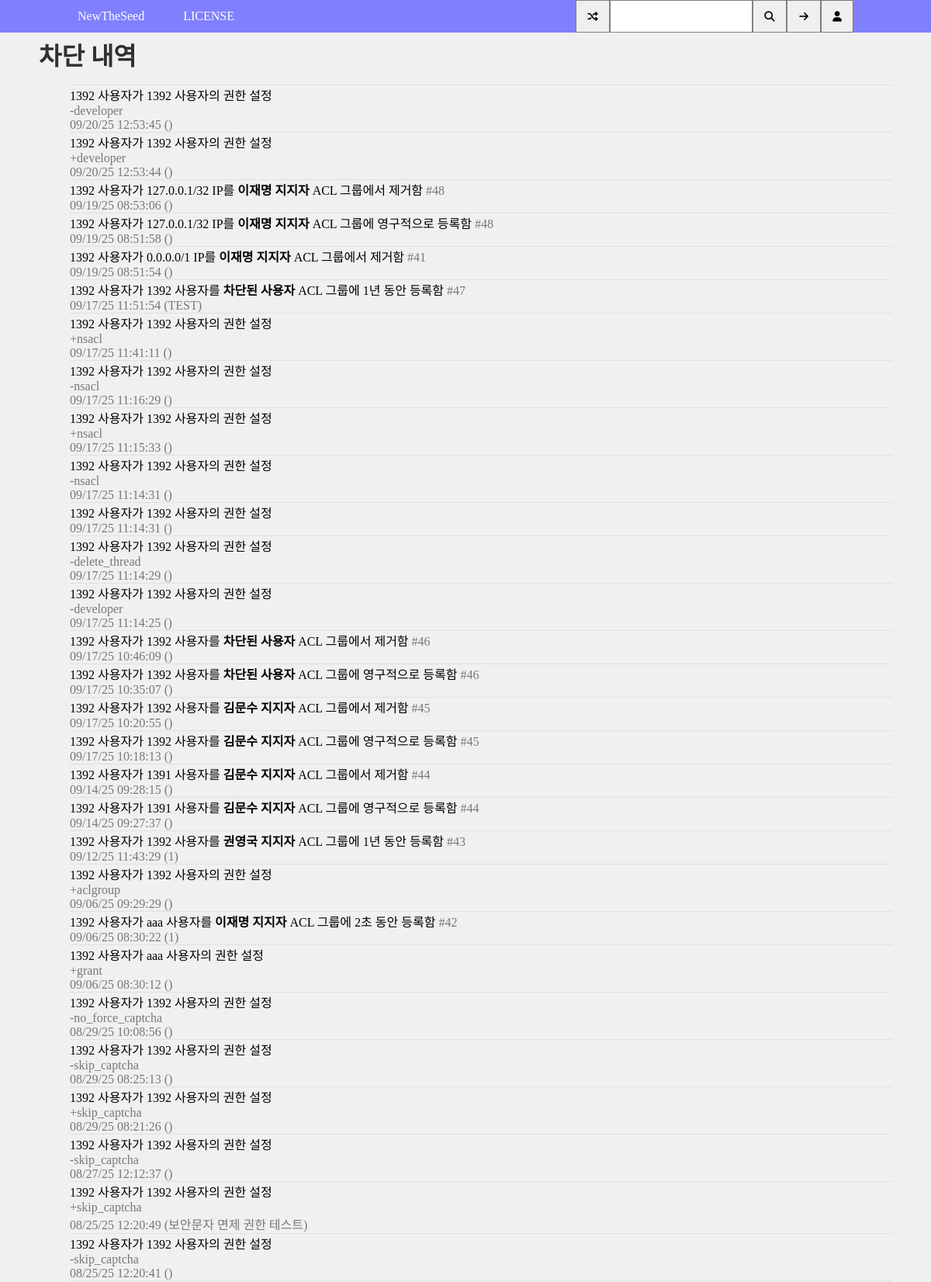
Screenshot of /BlockHistory (upper part) with the database file from the repository.
### tables this page shows
CREATE TABLE "config" (
	"name"	TEXT,
	"value"	TEXT,
	PRIMARY KEY("name")
);

CREATE TABLE "block_log" (
	"type"	INTEGER NOT NULL,
	"operator"	INTEGER NOT NULL,
	"target_ip"	TEXT,
	"target"	INTEGER,
	"id"	INTEGER,
	"gid"	INTEGER,
	"date"	INTEGER NOT NULL,
	"duration"	INTEGER,
	"grant_perm"	TEXT,
	"note"	TEXT
);

CREATE TABLE "user" (
	"id"	INTEGER,
	"name"	TEXT,
	"password"	TEXT,
	"isip"	INTEGER,
	"ban"	INTEGER,
	"reason"	TEXT,
	"api_key"	TEXT,
	"api_key_enable"	INTEGER,
	PRIMARY KEY("id" AUTOINCREMENT)
);

CREATE TABLE "aclgroup" (
	"id"	INTEGER,
	"name"	TEXT,
	"deleted"	INTEGER NOT NULL DEFAULT 0,
	PRIMARY KEY("id" AUTOINCREMENT)
);

### main.py (the view)
@app.route("/BlockHistory")
def block_history():
    return rt("block_history.html", log = [
        (x[0], x[1], (x[3] if x[2] is None else x[2]), x[2] != None, x[4], x[5], utime_to_str(x[6]), None if x[7] is None else time_to_str(x[7]), x[8], x[9]) for x in
        c.execute("""SELECT type, u1.name, target_ip, u2.name, block_log.id, aclgroup.name, date, duration, grant_perm, note FROM block_log
LEFT JOIN user AS u1 ON block_log.operator = u1.id
LEFT JOIN user AS u2 ON block_log.target = u2.id
LEFT JOIN aclgroup ON block_log.gid = aclgroup.id
ORDER BY date DESC""").fetchall()], note_ext = get_config("ext_note") == "1")

### main.py (called while the page is built)
        @app.before_request
        def clear_template_cache():
            app.jinja_env.cache.clear()

### tool.py (called while the page is built, shortened)
def rt(t, **kwargs):
    k = kwargs
    k["wiki_title"] = get_config("wiki_title")
    k["wiki_name"] = get_config("wiki_name")
    k["isowner"] = has_perm("admin")
    k["version"] = version
    k["timemode"] = get_config("time_mode")
    k["captcha"] = get_config("captcha_mode") != "0"
    k["sitekey"] = get_config("captcha_sitekey")
    k["brand_color"] = get_config("brand_color")
    if t == "error.html": k["title"] = "오류"
    return render_template(t, **k)

def has_config(key):
    return c.execute("SELECT EXISTS (SELECT 1 FROM config WHERE name = ?)", (key,)).fetchone()[0] == 1

def get_config(key, default = None):
    if key == "get_api_key":
        return "disabled"
    if has_config(key):
        return c.execute("SELECT value FROM config WHERE name = ?", (key,)).fetchone()[0]
    else:
        return default

def time_to_str(time, zero = "0초"):
    if time == 0:
        return zero
    day_year = 29030400 if get_config("time_mode") == "theseed" else 31536000
    result = ""
    c = time // day_year
    if c > 0:
        result += f"{c}년 "
        time -= c * day_year
    c = time // 86400
    if c > 0:
        result += f"{c}일 "
        time -= c * 86400
    c = time // 3600
    if c > 0:
        result += f"{c}시간 "
        time -= c * 3600
    c = time // 60
    if c > 0:
        result += f"{c}분 "
        time -= c * 60
    if time > 0:
        result += f"{time}초 "
    return result[:-1]

def utime_to_str(utime):
    return datetime.datetime.fromtimestamp(utime).strftime(get_config("time_format"))

def has_perm(perm, user = None, basedoc = None, docname = None):
    if user is None:
        if "id" in session:
            user = session["id"]
        else:
            return False

### templates/block_history.html (shortened to what this page needs)
{% extends "master.html" %}
{% block content %}
<h1 class="title">차단 내역</h1>
<ul>
{% for l in log %}
<li>
{% if l[0] == 1 %}
<div>{{l[1]}} 사용자가 {{l[2]}} {% if l[3] %}IP{% else %}사용자{% endif %}를 <span style="font-weight: bold;">{{l[5]}}</span> ACL 그룹에 {% if l[7] == "0초" %}영구적으로{% else %}{{l[7]}} 동안{% endif %} 등록함 <span style="color: #777;">#{{l[4]}}</span></div>
<div style="color: #777;">{{l[6]}} ({{l[9]}})</div>
{% elif l[0] == 2 %}
<div>{{l[1]}} 사용자가 {{l[2]}} {% if l[3] %}IP{% else %}사용자{% endif %}를 <span style="font-weight: bold;">{{l[5]}}</span> ACL 그룹에서 제거함 <span style="color: #777;">#{{l[4]}}</span></div>
<div style="color: #777;">{{l[6]}} ({{l[9]}})</div>
{% elif l[0] == 3 %}
<div>{{l[1]}} 사용자가 {{l[2]}} 사용자의 권한 설정</div>
<div style="color: #777;">{{l[8]}}</div>
<div style="color: #777;">{{l[6]}}{% if note_ext %} ({{l[9]}}){% endif %}</div>
{% elif l[0] == 4 %}
<div>{{l[1]}} 사용자가 {{l[2]}} 사용자의 로그인 기록 조회</div>
<div style="color: #777;">{{l[6]}}{% if note_ext %} ({{l[9]}}){% endif %}</div>
{% elif l[0] == 5 %}
<div>{{l[1]}} 사용자가 {{l[2]}} 사용자의 기여를 일괄 되돌림</div>
<div style="color: #777;">{{l[6]}} ({{l[9]}})</div>
{% endif %}
</li>
{% endfor %}
</ul>
{% endblock %}

### templates/master.html (shortened to what this page needs)
<!DOCTYPE html>
<html lang="ko">
<head>
    <link rel="stylesheet" href="https://cdnjs.cloudflare.com/ajax/libs/font-awesome/6.4.0/css/all.min.css"
>
</head>
<body>
    <div id="head">
        <div>
            <div id="wiki_name">
                <a href="/">{{ wiki_name }}</a></div>
            <a href="/license">LICENSE</a>
        </div>
        <div>
            <form id="search" action="{{ url_for('go') }}" method="get">
                <button type="button">
                    <i class="fa-solid fa-shuffle"></i>
                </button>
                <input type="text" name="q" style="padding-left: 5px;">
                <button type="submit">
                    <i class="fa-solid fa-magnifying-glass"></i>
                </button>
                <button type="button">
                    <i class="fa-solid fa-arrow-right"></i>
                </button>
            </form>
            <button id="user">
                <i class="fa-solid fa-user"></i>
            </button>
        </div>
    </div>
    <div id="content">
        <div id="ctn-data">
            {% block content %}{% endblock %}
        </div>
    </div>
</body>
</html>

### templates/block_history.html (style rules this page uses)
li { list-style-type: none; border-top: 1px solid #e0e0e0; }

### rows the page displays
config: value "NewTheSeed"
block_log: name "1392", grant_perm "-developer", l "09/20/25 12:53:45"
block_log: name "1392", grant_perm "+developer", l "09/20/25 12:53:44"
block_log: name "1392", target_ip "127.0.0.1/32", shows "IP", name "이재명 지지자", id "48", l "09/19/25 08:53:06"
block_log: name "1392", target_ip "127.0.0.1/32", shows "IP", name "이재명 지지자", duration "영구적으로", id "48", l "09/19/25 08:51:58"
block_log: name "1392", target_ip "0.0.0.0/1", shows "IP", name "이재명 지지자", id "41", l "09/19/25 08:51:54"
block_log: name "1392", shows "사용자", name "차단된 사용자", l "1년", id "47", date "09/17/25 11:51:54", note "TEST"
block_log: name "1392", grant_perm "+nsacl", date "09/17/25 11:41:11"
block_log: name "1392", grant_perm "-nsacl", date "09/17/25 11:16:29"
block_log: name "1392", grant_perm "+nsacl", date "09/17/25 11:15:33"
block_log: name "1392", grant_perm "-nsacl", date "09/17/25 11:14:31"
block_log: name "1392", date "09/17/25 11:14:31"
block_log: name "1392", grant_perm "-delete_thread", date "09/17/25 11:14:29"
block_log: name "1392", grant_perm "-developer", date "09/17/25 11:14:25"
block_log: name "1392", shows "사용자", name "차단된 사용자", id "46", date "09/17/25 10:46:09"
block_log: name "1392", shows "사용자", name "차단된 사용자", duration "영구적으로", id "46", date "09/17/25 10:35:07"
block_log: name "1392", shows "사용자", name "김문수 지지자", id "45", date "09/17/25 10:20:55"
block_log: name "1392", shows "사용자", name "김문수 지지자", duration "영구적으로", id "45", date "09/17/25 10:18:13"
block_log: name "1392", name "1391", shows "사용자", name "김문수 지지자", id "44", l "09/14/25 09:28:15"
block_log: name "1392", name "1391", shows "사용자", name "김문수 지지자", duration "영구적으로", id "44", l "09/14/25 09:27:37"
block_log: name "1392", shows "사용자", name "권영국 지지자", l "1년", id "43", l "09/12/25 11:43:29", note "1"
block_log: name "1392", grant_perm "+aclgroup", l "09/06/25 09:29:29"
block_log: name "1392", name "aaa", shows "사용자", name "이재명 지지자", duration "2초", id "42", l "09/06/25 08:30:22", note "1"
block_log: name "1392", name "aaa", grant_perm "+grant", l "09/06/25 08:30:12"
block_log: name "1392", grant_perm "-no_force_captcha", l "08/29/25 10:08:56"
block_log: name "1392", grant_perm "-skip_captcha", l "08/29/25 08:25:13"
block_log: name "1392", grant_perm "+skip_captcha", l "08/29/25 08:21:26"
block_log: name "1392", grant_perm "-skip_captcha", l "08/27/25 12:12:37"
block_log: name "1392", grant_perm "+skip_captcha", l "08/25/25 12:20:49", note "보안문자 면제 권한 테스트"
block_log: name "1392", grant_perm "-skip_captcha", l "08/25/25 12:20:41"
